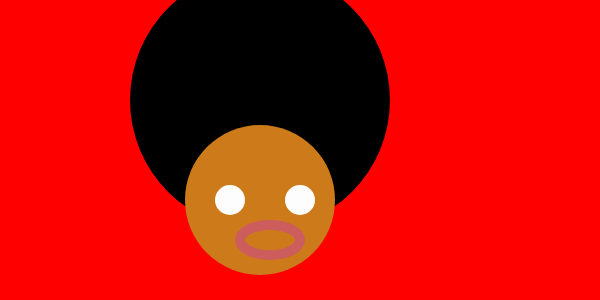
Frame 1 (no input)
Frame 60 (no input): identical to frame 1, image omitted
Frame 120 (the mouse pressed at the canvas centre since frame 60): identical to frame 1, image omitted

The p5.js sketch that drew this single still picture (run headless with seeded random() and noise() and a simulated clock; from frame 60 on, the mouse is pressed at the canvas centre):

// p5.js sketch
// ── sketch.js
/*
   self portrait v2
   by Carl Charleston
*/

function setup() {
	createCanvas(600, 300);
}

function draw() {
	background( 'red');

	//hair
	fill(0,0,0);
	noStroke();
	circle(260, 100, 260);


	//face
	fill(205, 123, 26);
	circle(260, 200, 150);

	//eye
	fill(254, 253, 253); // left
	circle(230, 200, 30);
	fill (254, 253, 253);
	circle (300, 200, 30); // right

	//mouth
	stroke("INDIANRED");
	strokeWeight(10);
	noFill();
	ellipse(270, 240, 60, 30);
	

}
// ── style.css
/* our comment goes in here */

/* generic selector*/

body {
	background-color: yellow;
	color: blue; /* text color */
	font-family: Courier New, Perpetua; 
}

ul {
	margin: 0;
	padding: 0;
}

li {
	list-style: none;
}

a {
	color: blue;
	transition: color 200ms ease-in;
}

/* psuedo selector - user interacts */
a:hover {
	color: orangered;
}

img {
    width: 100%;
}

/* id and class selector */

#container, main { 
	min-width: 320px;
    max-width: 960px; 
    margin: 0 auto;
}

#header {
	display: flex;
	justify-content:space-between;
	aligh-items: baseline;
}

/* nested selector */
#heder ul {
	display: flex;
}

#header li {
	margin-left: 1em;
}

#header a {
	font-size: 1.5em;
}

#portfolio {
	display: grid;
	grid-template-columns: 1fr 1fr 1fr;
	grid-gap: 1em;
}

.project {
	border: 2px solid orangered;
	padding: 1em;
	background-color: transparent;
	transition: background-color 200ms ease-in;
}

.project:hover {
	background-color: white;
}

.project a {
	front-size: 1.25em;
}

/* about */

#portrait {
	Width: 200px;
	float: right;
}

#about p {
	font-size: 2em;
}
